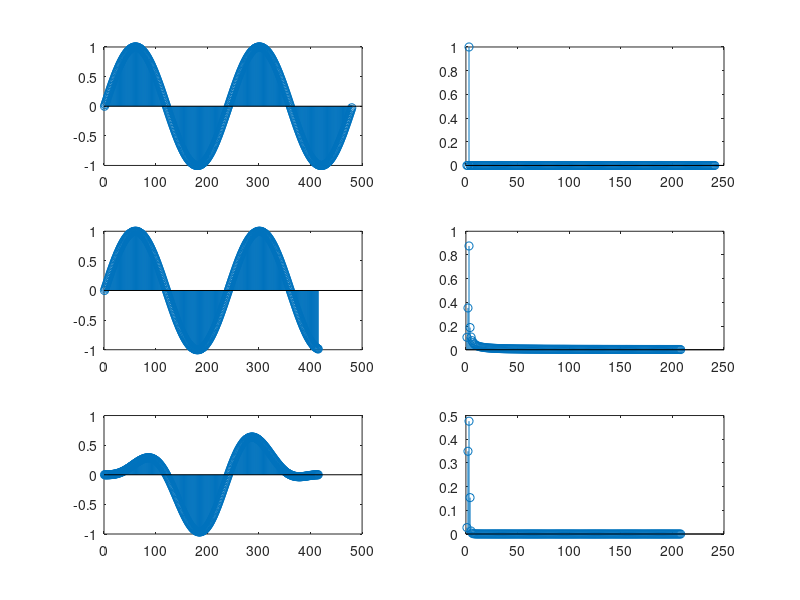

Here is the MATLAB script that generated this plot:
Fs = 48000;
T = 1/Fs;
L = 480;
t = (0:L-1)*T;

freq = 200;

S = sin(2*pi*freq*t);

W = rectwin(L);
W = W';

x = S(1:L);

H = x.*W;

Y_pre = fft(H);

P2 = abs(Y_pre/L);
Y = P2(1:L/2+1);
Y(2:end-1) = 2*Y(2:end-1);


L = 415;
t = (0:L-1)*T;

freq = 200;

S = sin(2*pi*freq*t);

W = rectwin(L);
W = W';

x2 = S(1:L);

H = x2.*W;

Y_pre = fft(H);

P2 = abs(Y_pre/L);
Yb = P2(1:L/2+1);
Yb(2:end-1) = 2*Yb(2:end-1);

hannw = hann(L);
hannw = hannw';

x2 = S(1:L);

H = x2.*hannw;

Y_pre = fft(H);

P2 = abs(Y_pre/L);
Yh = P2(1:L/2+1);
Yh(2:end-1) = 2*Yh(2:end-1);

subplot(3,2,1), stem(x);
subplot(3,2,2), stem(Y);
subplot(3,2,3), stem(x2);
subplot(3,2,4), stem(Yb);
subplot(3,2,5), stem(H);
subplot(3,2,6), stem(Yh);